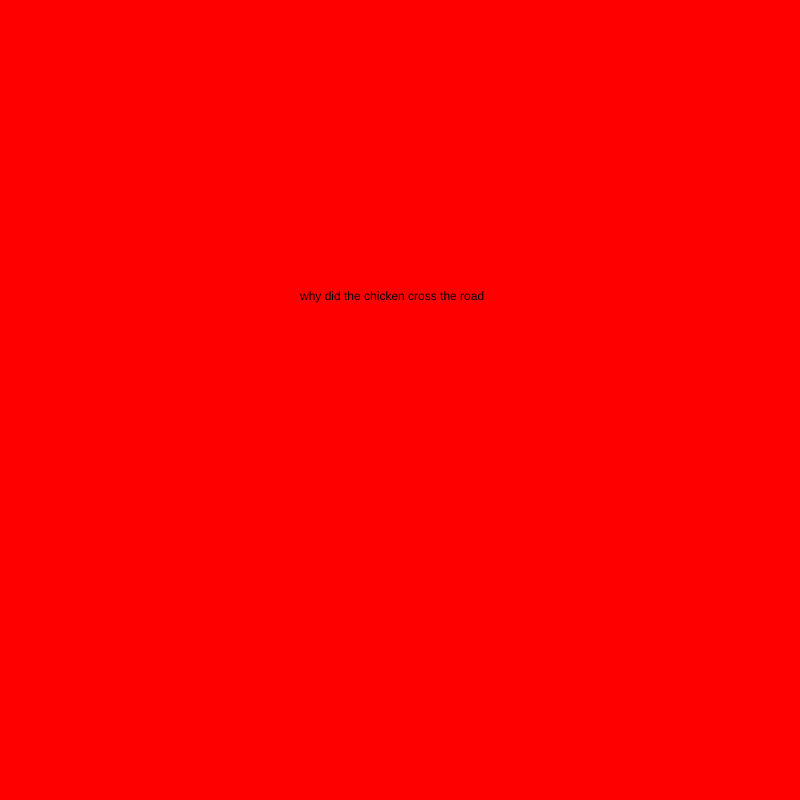
Frame 1 (no input)
Frame 60 (no input): identical to frame 1, image omitted
Frame 120 (the mouse pressed at the canvas centre since frame 60): identical to frame 1, image omitted

The p5.js sketch that drew this single still picture (run headless with seeded random() and noise() and a simulated clock; from frame 60 on, the mouse is pressed at the canvas centre):

// p5.js sketch
// ── sketch.js
let state = 0;
var myTimer = 0; // declare in the global area



function setup() {
  // put setup code here

  createCanvas(800, 800);
}

function draw() {
  // put drawing code here

  switch (state) {



    case 0:
      background('red');
      text("why did the chicken cross the road", 300, 300);

      // for joke 2 put timer code in here


      // put this block of code at the end of a case where you want a timer, before the break ;
myTimer++
      if (myTimer >= 150) {

        myState++; // this will go to the next state. You can also put myState = 3 or something
        myTimer = 0; // people always forget to reset the timer!!

      }


      break;

    case 1: //punchline
      background('green');
      text('to get to the other side', 300, 300);
      break;


  }

}

function mouseReleased() {
  state = state + 1;


}
